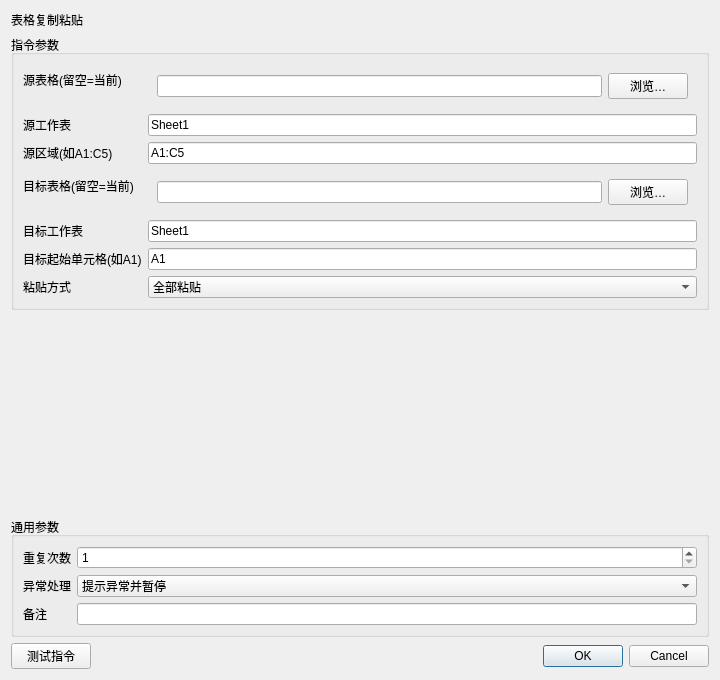
<?xml version="1.0" encoding="UTF-8"?><ui version="4.0"><class>InstructionEditor</class><widget class="QDialog" name="InstructionEditor"><property name="geometry"><rect><x>0</x><y>0</y><width>720</width><height>680</height></rect></property><layout class="QVBoxLayout" name="rootLayout"><item><widget class="QLabel" name="titleLabel"><property name="text"><string>表格复制粘贴</string></property></widget></item><item><widget class="QGroupBox" name="parameterGroupBox"><property name="title"><string>指令参数</string></property><layout class="QFormLayout" name="parameterFormLayout"><item row="0" column="0"><widget class="QLabel" name="label_0"><property name="text"><string>源表格(留空=当前)</string></property></widget></item><item row="0" column="1"><widget class="QWidget" name="container_0"><layout class="QHBoxLayout" name="fieldLayout_0"><item><widget class="QLineEdit" name="parameter_0"><property name="text"><string></string></property></widget></item><item><widget class="QPushButton" name="auxiliary_0"><property name="text"><string>浏览…</string></property></widget></item></layout></widget></item><item row="1" column="0"><widget class="QLabel" name="label_1"><property name="text"><string>源工作表</string></property></widget></item><item row="1" column="1"><widget class="QLineEdit" name="parameter_1"><property name="text"><string>Sheet1</string></property></widget></item><item row="2" column="0"><widget class="QLabel" name="label_2"><property name="text"><string>源区域(如A1:C5)</string></property></widget></item><item row="2" column="1"><widget class="QLineEdit" name="parameter_2"><property name="text"><string>A1:C5</string></property></widget></item><item row="3" column="0"><widget class="QLabel" name="label_3"><property name="text"><string>目标表格(留空=当前)</string></property></widget></item><item row="3" column="1"><widget class="QWidget" name="container_3"><layout class="QHBoxLayout" name="fieldLayout_3"><item><widget class="QLineEdit" name="parameter_3"><property name="text"><string></string></property></widget></item><item><widget class="QPushButton" name="auxiliary_3"><property name="text"><string>浏览…</string></property></widget></item></layout></widget></item><item row="4" column="0"><widget class="QLabel" name="label_4"><property name="text"><string>目标工作表</string></property></widget></item><item row="4" column="1"><widget class="QLineEdit" name="parameter_4"><property name="text"><string>Sheet1</string></property></widget></item><item row="5" column="0"><widget class="QLabel" name="label_5"><property name="text"><string>目标起始单元格(如A1)</string></property></widget></item><item row="5" column="1"><widget class="QLineEdit" name="parameter_5"><property name="text"><string>A1</string></property></widget></item><item row="6" column="0"><widget class="QLabel" name="label_6"><property name="text"><string>粘贴方式</string></property></widget></item><item row="6" column="1"><widget class="QComboBox" name="parameter_6"><item><property name="text"><string>全部粘贴</string></property></item><item><property name="text"><string>只粘贴值</string></property></item><item><property name="text"><string>只粘贴公式</string></property></item><item><property name="text"><string>只粘贴格式</string></property></item><item><property name="text"><string>保留公式</string></property></item><item><property name="text"><string>值与数字格式</string></property></item><item><property name="text"><string>公式与数字格式</string></property></item><item><property name="text"><string>不覆盖原有内容</string></property></item><property name="currentIndex"><number>0</number></property></widget></item></layout></widget></item><item><spacer name="verticalSpacer"><property name="orientation"><enum>Qt::Vertical</enum></property><property name="sizeHint" stdset="0"><size><width>20</width><height>20</height></size></property></spacer></item>
<item><widget class="QGroupBox" name="commonGroupBox"><property name="title"><string>通用参数</string></property><layout class="QFormLayout" name="commonFormLayout">
<item row="0" column="0"><widget class="QLabel" name="repeatLabel"><property name="text"><string>重复次数</string></property></widget></item><item row="0" column="1"><widget class="QSpinBox" name="repeatSpinBox"><property name="minimum"><number>1</number></property><property name="maximum"><number>999999</number></property><property name="value"><number>1</number></property></widget></item>
<item row="1" column="0"><widget class="QLabel" name="errorPolicyLabel"><property name="text"><string>异常处理</string></property></widget></item><item row="1" column="1"><widget class="QComboBox" name="errorPolicyComboBox"><item><property name="text"><string>自动跳过</string></property></item><item><property name="text"><string>提示异常并暂停</string></property></item><item><property name="text"><string>提示异常并停止</string></property></item><property name="currentIndex"><number>1</number></property></widget></item>
<item row="2" column="0"><widget class="QLabel" name="noteLabel"><property name="text"><string>备注</string></property></widget></item><item row="2" column="1"><widget class="QLineEdit" name="noteEdit"/></item>
</layout></widget></item>
<item><layout class="QHBoxLayout" name="footerLayout"><item><widget class="QPushButton" name="testButton"><property name="text"><string>测试指令</string></property></widget></item><item><spacer name="footerSpacer"><property name="orientation"><enum>Qt::Horizontal</enum></property><property name="sizeHint" stdset="0"><size><width>40</width><height>20</height></size></property></spacer></item><item><widget class="QDialogButtonBox" name="buttonBox"><property name="standardButtons"><set>QDialogButtonBox::Cancel|QDialogButtonBox::Ok</set></property></widget></item></layout></item>
</layout></widget><resources/><connections/></ui>
